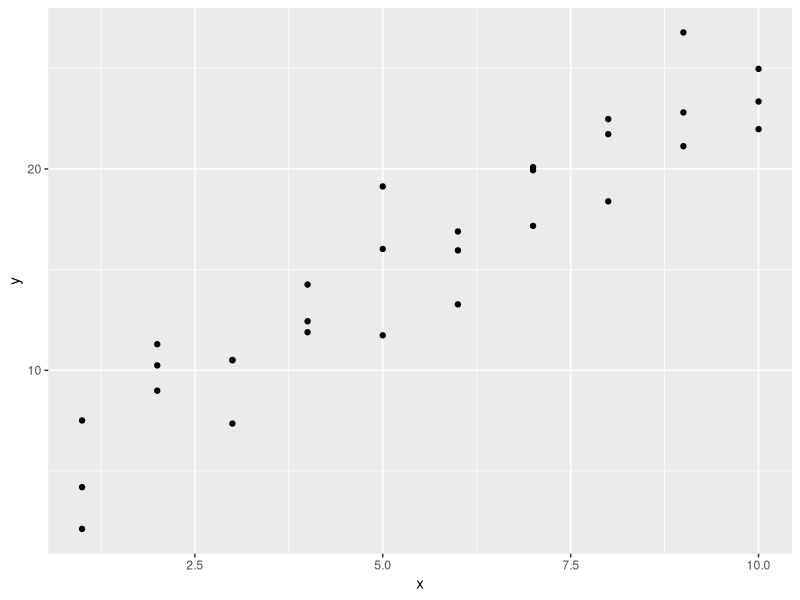
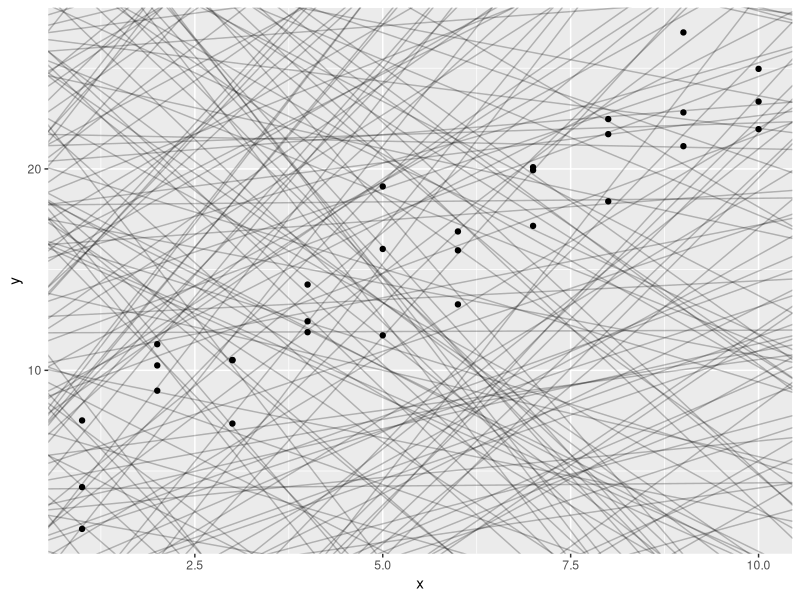

Write the R code that produced these figures, in order. (Note: this script raises an error after producing the figures.)
## ---- chunk 1
knitr::opts_chunk$set(echo = TRUE)
library(tidyverse)
#library(stringr)
library(modelr)
options(na.action = na.warn)
## ---- chunk 2
ggplot(sim1, aes(x, y)) + 
  geom_point()
#
models <- tibble(
  a1 = runif(250, -20, 40),
  a2 = runif(250, -5, 5)
)

ggplot(sim1, aes(x, y)) + 
  geom_abline(aes(intercept = a1, slope = a2), data = models, alpha = 1/4) +
  geom_point() 
#
model1 <- function(a, data) {
  a[1] + data$x * a[2]
}
model1(c(7, 1.5), sim1)
#
measure_distance <- function(mod, data) {
  diff <- data$y - model1(mod, data)
  sqrt(mean(diff ^ 2))
}
#
ggplot(models, aes(a1, a2)) +
  geom_point(data = filter(models, rank(dist) <= 10), size = 4, colour = "red") +
  geom_point(aes(colour = -dist))
# Instead of trying lots of random models, we could be more systematic and generate an evenly spaced grid of points (this is called a grid search). I picked the parameters of the grid roughly by looking at where the best models were in the plot above.
grid <- expand.grid(
  a1 = seq(-5, 20, length = 25),
  a2 = seq(1, 3, length = 25)
  ) %>% 
  mutate(dist = purrr::map2_dbl(a1, a2, sim1_dist))

grid %>% 
  ggplot(aes(a1, a2)) +
  geom_point(data = filter(grid, rank(dist) <= 10), size = 4, colour = "red") +
  geom_point(aes(colour = -dist)) 

sim1_dist <- function(a1, a2) {
  measure_distance(c(a1, a2), sim1)
}

models <- models %>% 
  mutate(dist = purrr::map2_dbl(a1, a2, sim1_dist))
models
#
ggplot(sim1, aes(x, y)) + 
  geom_point(size = 2, colour = "grey30") + 
  geom_abline(
    aes(intercept = a1, slope = a2, colour = -dist), 
    data = filter(models, rank(dist) <= 10)
  )

measure_distance(c(7, 1.5), sim1)
#
ggplot(sim1, aes(x, y)) + 
  geom_point(size = 2, colour = "grey30") + 
  geom_abline(
    aes(intercept = a1, slope = a2, colour = -dist), 
    data = filter(grid, rank(dist) <= 10)
  )
#
best <- optim(c(0, 0), measure_distance, data = sim1)
best$par
#> [1] 4.22 2.05

ggplot(sim1, aes(x, y)) + 
  geom_point(size = 2, colour = "grey30") + 
  geom_abline(intercept = best$par[1], slope = best$par[2])
# 
sim1_mod <- lm(y ~ x, data = sim1)
coef(sim1_mod)

## ---- chunk 3
#1. One downside of the linear model is that it is sensitive to unusual values because the distance incorporates a squared term. Fit a linear model to the simulated data below, and visualise the results. Rerun a few times to generate different simulated datasets. What do you notice about the model?
sim1a <- tibble(
  x = rep(1:10, each = 3),
  y = x * 1.5 + 6 + rt(length(x), df = 2)
)
# 
ggplot(sim1a, aes(x, y)) + 
  geom_point(size = 2, colour = "grey30") + 
  geom_abline(intercept=coef(lm(y~x,data=sim1a))[1],slope=coef(lm(y~x,data=sim1a))[2])

#2. One way to make linear models more robust is to use a different distance measure. For example, instead of root-mean-squared distance, you could use mean-absolute distance:
measure_distance <- function(mod, data) {
  diff <- data$y - make_prediction(mod, data)
  mean(abs(diff))
}
# Use optim() to fit this model to the simulated data above and compare it to the linear model.



#3. One challenge with performing numerical optimisation is that it’s only guaranteed to find one local optima. What’s the problem with optimising a three parameter model like this?
model1 <- function(a, data) {
  a[1] + data$x * a[2] + a[3]
}
